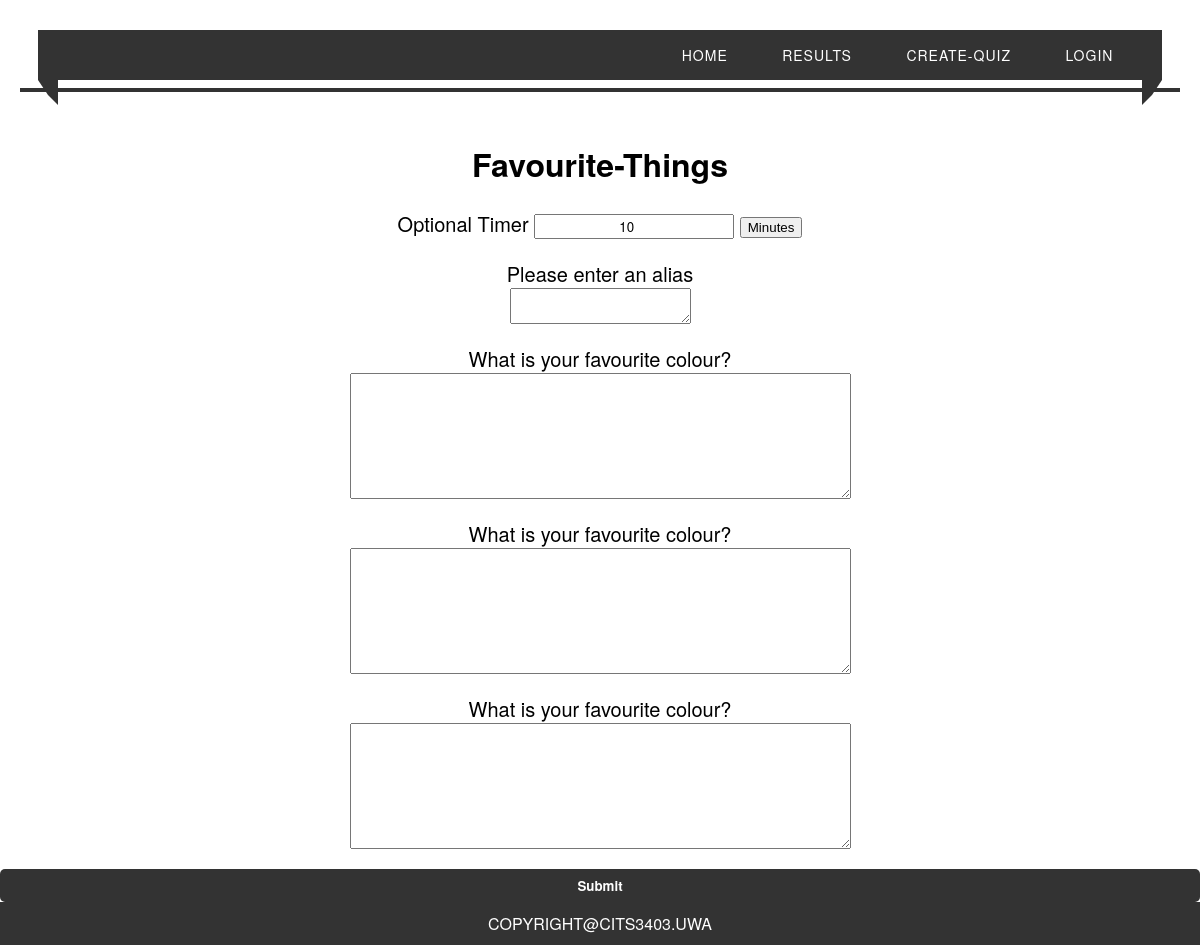
Page /quiz/Favourite-Things on the committed database.
### app/models.py (models this page shows)
class Quiz(db.Model):
    quizname = db.Column(db.String(64), primary_key=True)
    creator_id = db.Column(db.Integer, db.ForeignKey('user.id'))
    q1 = db.Column(db.String(256))
    q2 = db.Column(db.String(256))
    q3 = db.Column(db.String(256))

### app/routes.py (the view, shortened to what this page needs)
@app.route('/quiz/<quiz_name>', methods=['GET', 'POST'])
def quizanswerer(quiz_name): #dont need to be logged in
    quiz_items = Quiz.query.filter_by(quizname=quiz_name).first_or_404() #checks if quiz_name is a quiz
    q1_text = quiz_items.q1
    q2_text = quiz_items.q2
    q3_text = quiz_items.q3
    name_of_quiz = quiz_name
    form = AnswerQuizForm()
    return render_template('answer_page.html', title='Answers', q1_t=q1_text, q2_t=q2_text, q3_t=q3_text, noq=name_of_quiz, form=form)

### app/forms.py
class AnswerQuizForm(FlaskForm):
    a1 = TextAreaField('Input Q1', validators=[ DataRequired(), Length(min=1, max=256)])
    a2 = TextAreaField('Input Q1', validators=[ DataRequired(), Length(min=1, max=256)])
    a3 = TextAreaField('Input Q1', validators=[ DataRequired(), Length(min=1, max=256)])
    submit_name = TextAreaField('Input Q1', validators=[ DataRequired(), Length(min=1, max=64)])
    submit = SubmitField('Submit')

### app/templates/answer_page.html (shortened to what this page needs)
{% extends "base.html" %}
{% block content %}
    <h1>{{ noq }}</h1>
    <form action="" method="post">
        <p>Optional Timer
        <input type="number" style="text-align: center;" id="myNumber" value="10">
        <button type="button" style="margin:auto" onclick="timer()">Minutes</button>
        </p>
        <p>
            Please enter an alias
            <br>
            {{ form.submit_name(size=32) }}<br>
        </p>
        <p>
            {{ q1_t }}
            <br>
            {{ form.a1(cols=60, rows=8) }}<br>
        </p>
        <p>
            {{ q2_t }}
           <br>
            {{ form.a2(cols=60, rows=8) }}<br>
        </p>
        <p>
            {{ q3_t }}
           <br>
            {{ form.a3(cols=60, rows=8) }}<br>
        </p>
        <p>{{ form.submit() }}</p>
    </form>
{% endblock %}

### app/static/css/styles.css (style rules this page uses)
html { background: url(https://images.unsplash.com/photo-1489844097929-c8d5b91c456e?ixlib=rb-1.2.1&ixid=eyJhcHBfaWQiOjEyMDd9&auto=format&fit=crop&w=1952&q=80) no-repeat center center fixed; -webkit-background-size: cover; -moz-background-size: cover; -o-background-size: cover; background-size: cover; }
body { font-family: 'helvetica neue',helvetica,Calibri,Arial,sans-serif; margin:0; padding:0; }
h1 { display: flex; flex-direction: column; justify-content: center; text-align: center; }
#submit { width: 100%; padding: 7px; border: none; border-radius: 5px; color: white; font-weight: bold; background-color: #333; cursor: pointer; outline: none; }
input { font-family: 'helvetica neue', helvetica, sans-serif; width: 15em; }
p { text-align: center; font-size: 20px; }

### rows in the picture
Quiz: quizname "Favourite-Things", q1 "What is your favourite colour?", q2 "What is your favourite colour?", q3 "What is your favourite colour?"
